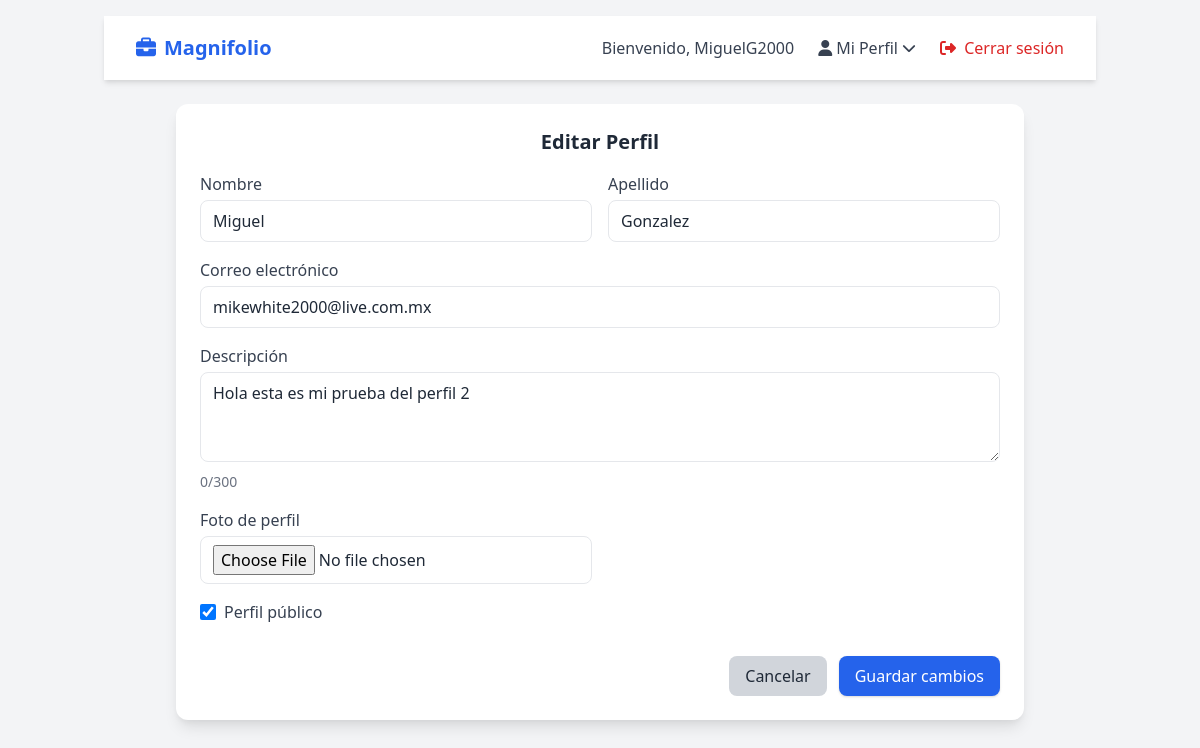
The page /editar_perfil/ (signed in) on the database its author committed.
### usuarios/models.py (models this page shows, shortened)
class Usuario(AbstractUser):
    descripcion = models.TextField(max_length=300, null=True, blank=True)
    foto_perfil = models.ImageField(upload_to='fotos/', null=True, blank=True)
    visible = models.BooleanField(default=True)

### usuarios/views.py (the view)
# urls.py: path("editar_perfil/", editar_perfil, name="editar_perfil"),
@login_required
def editar_perfil(request):
    usuario = request.user
    if request.method == "POST":
        form = UsuarioForm(request.POST, request.FILES, instance=usuario)
        if form.is_valid():
            usuario = form.save(commit=False)
            cropped_data = request.POST.get("foto_perfil_cropped")
            if cropped_data:
                try:
                    format, imgstr = cropped_data.split(";base64,")
                    ext = format.split("/")[-1]
                    file_name = f"{usuario.username}_perfil.{ext}"
                    usuario.foto_perfil.save(
                        file_name,
                        ContentFile(base64.b64decode(imgstr)),
                        save=True
                    )
                except Exception as e:
                    messages.error(request, f"Error al procesar la imagen: {str(e)}")
            usuario.save()
            messages.success(request, "Tu perfil se actualizó correctamente ✅")
            return redirect(reverse_lazy('mi_perfil'))
        else:
            errors = form.errors.as_data()
            error_messages = []
            for field, error_list in errors.items():
                for error in error_list:
                    error_messages.append(f"{field}: {error.message}")
            messages.error(request, "\n".join(error_messages))
    else:
        form = UsuarioForm(instance=usuario)
    context = {
        "form": form
    }
    return render(request, 'editar_perfil.html', context)

### usuarios/forms.py (shortened to what this page needs)
class UsuarioForm(forms.ModelForm):
    class Meta:
        model = Usuario
        fields = ['first_name', 'last_name', 'email', 'descripcion', 'foto_perfil', 'visible']

### templates/editar_perfil.html (shortened to what this page needs)
{% extends 'base.html' %}
{% block navbar %}
    {% include 'navbar.html' %}
{% endblock %}
{% block content %}
<div class="max-w-4xl mx-auto p-6">
    <div class="bg-white rounded-xl shadow-lg p-6 relative">
        <h2 class="text-xl font-bold text-gray-800 mb-4 text-center">Editar Perfil</h2>
        <form method="post" enctype="multipart/form-data" class="space-y-4">
            <div class="grid grid-cols-1 md:grid-cols-2 gap-4">
                <div>
                    <label class="block text-gray-700 font-medium">Nombre</label>
                    <input type="text" name="first_name" value="{{ user.first_name }}"
                           class="w-full mt-1 px-3 py-2 border rounded-lg focus:ring focus:ring-blue-300">
                </div>
                <div>
                    <label class="block text-gray-700 font-medium">Apellido</label>
                    <input type="text" name="last_name" value="{{ user.last_name }}"
                           class="w-full mt-1 px-3 py-2 border rounded-lg focus:ring focus:ring-blue-300">
                </div>
            </div>
            <div>
                <label class="block text-gray-700 font-medium">Correo electrónico</label>
                <input type="email" name="email" value="{{ user.email }}"
                       class="w-full mt-1 px-3 py-2 border rounded-lg focus:ring focus:ring-blue-300">
            </div>
            <div>
                <label class="block text-gray-700 font-medium">Descripción</label>
                <textarea name="descripcion" rows="3" minlength="300"
                          class="w-full mt-1 px-3 py-2 border rounded-lg focus:ring focus:ring-blue-300">{{ user.descripcion }}</textarea>
            </div>
            <div class="grid grid-cols-1 md:grid-cols-2 gap-4">
                <div>
                    <label class="block text-gray-700 font-medium">Foto de perfil</label>
                    <input id="fileInput" type="file" name="foto_perfil" accept="image/*"
                           class="w-full mt-1 px-3 py-2 border rounded-lg focus:ring focus:ring-blue-300">
                </div>
                <div class="flex justify-center items-center">
                </div>
            </div>
            <div class="flex items-center">
                <input type="checkbox" name="visible" id="visible"
                       {% if user.visible %}checked{% endif %}
                       class="h-4 w-4 text-blue-600 border-gray-300 rounded">
                <label for="visible" class="ml-2 text-gray-700">Perfil público</label>
            </div>
            <div class="flex justify-end space-x-3 pt-4">
                <a href="{% url 'mi_perfil' %}"
                   class="px-4 py-2 bg-gray-300 rounded-lg hover:bg-gray-400 transition">
                    Cancelar
                </a>
                <button type="submit"
                        class="px-4 py-2 bg-blue-600 text-white rounded-lg shadow hover:bg-blue-700 transition">
                    Guardar cambios
                </button>
            </div>
        </form>
    </div>
</div>
{% endblock %}

### templates/navbar.html (shortened to what this page needs)
{% load static %}
<!DOCTYPE html>
<html lang="es">
<head>
    <link href="https://cdn.jsdelivr.net/npm/tailwindcss@2.2.19/dist/tailwind.min.css" rel="stylesheet">
    <link rel="stylesheet" href="https://cdnjs.cloudflare.com/ajax/libs/font-awesome/6.5.1/css/all.min.css">
</head>
<body class="bg-gray-100 text-gray-800">
    <nav class="bg-white shadow-md">
        <div class="max-w-7xl mx-auto px-4 sm:px-6 lg:px-8">
            <div class="flex justify-between h-16">
                <div class="flex items-center">
                    <a href="{% url 'index' %}" class="text-xl font-bold text-blue-600 flex items-center">
                        <i class="fa-solid fa-briefcase mr-2"></i> Magnifolio
                    </a>
                </div>
                <div class="hidden md:flex items-center space-x-6">
                    {% if request.user.is_authenticated %}
                        <span class="text-gray-700">
                            Bienvenido, {{ request.user.username }}
                        </span>
                        <div class="relative">
                            <button id="perfil-btn" class="text-gray-700 hover:text-blue-600 transition flex items-center">
                                <i class="fa-solid fa-user mr-1"></i> Mi Perfil
                                <i class="fa-solid fa-chevron-down ml-1 text-sm"></i>
                            </button>
                        </div>
                        <a href="{% url 'logout' %}" class="text-red-600 hover:text-red-700 transition">
                            <i class="fa-solid fa-right-from-bracket mr-1"></i> Cerrar sesión
                        </a>
                    {% endif %}
                </div>
            </div>
        </div>
    </nav>
</body>
</html>

### rows shown on the page
Usuario: user.username "MiguelG2000", first_name "Miguel", last_name "Gonzalez", email "mikewhite2000@live.com.mx", descripcion "Hola esta es mi prueba del perfil 2", visible "☑"
